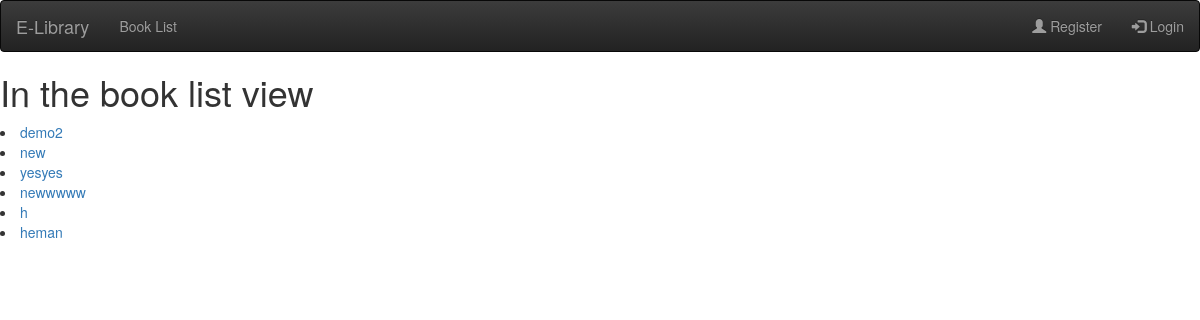
Before: /book/list/ with the older database file.
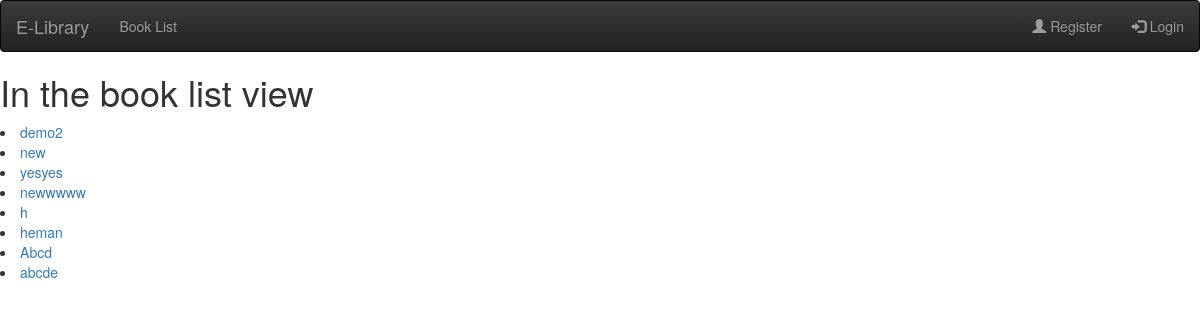
After: the same page with the newer database file.
### book/models.py (models this page shows)
class Book(models.Model):
    name = models.CharField(max_length=20)
    author = models.CharField(max_length=30)
    publish_date = models.DateTimeField(default=timezone.now)
    price = models.IntegerField(default=0)

### book/views.py (the view)
# urls.py: path('list/', book_list, name='book_list'),
def book_list(request):
    qs = Book.objects.all()
    context = {
        "book_list" : qs
    }
    template = "book_list.html"
    return render(request, template, context)

### book/templates/book_list.html (shortened to what this page needs)
{% include 'base.html' %}
<h1>
    In the book list view
</h1>
{% for book in book_list %}
<li>
    <a href="/book/{{book.id}}">
    {{book.name}}
        </a>
</li>
{% endfor %}

### book/templates/base.html (shortened to what this page needs)
{% load static %}
<!Doctype html>
<html>
<head>
<link rel="stylesheet" href="https://maxcdn.bootstrapcdn.com/bootstrap/3.3.7/css/bootstrap.min.css">
<link rel="stylesheet" href="https://maxcdn.bootstrapcdn.com/bootstrap/3.3.7/css/bootstrap-theme.min.css">
</head>
<body>
    <nav class="navbar navbar-inverse">
        <div class="container-fluid">
            <div class="navbar-header">
              <a class="navbar-brand" href="/book">E-Library</a>
            </div>
            <ul class="nav navbar-nav">
                <li><a href="/book/list">Book List</a></li>
            </ul>
            <ul class="nav navbar-nav navbar-right">
            {% if not request.user.is_authenticated %}
                <li><a href="/register"><span class="glyphicon glyphicon-user"></span> Register</a></li>
                <li><a href="/login"><span class="glyphicon glyphicon-log-in"></span> Login</a></li>
            {% else %}
                <li><a href=""><span class="glyphicon glyphicon-user"></span> {{user.username}}</a></li>
                <li><a href="/logout"><span class="glyphicon glyphicon-off"></span> Logout</a></li>
            {% endif %}
            </ul>
        </div>
    </nav>
</body>
</html>

Changed rows visible on the page:
added Book: name "Abcd"
added Book: name "abcde"
